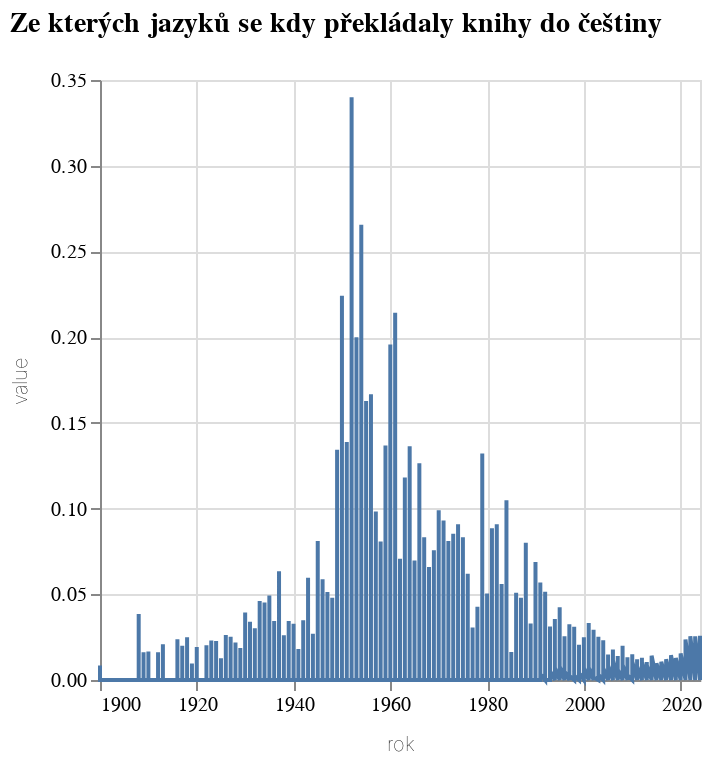

Source (notebook cell):
### Code cell
alt.Chart(do_grafu, title={'text': titulek}, width=300).mark_line().encode(
    alt.X("rok:T"    ),
    alt.Y('value:Q'    ))

### Figure 1 — Vega-Lite specification as saved in the notebook (floating-point values rounded to 4 significant figures; data arrays with more than 128 entries replaced by an {"elided": "..."} marker saying what was removed)
{"config": {"title": {"font": "Noticia Text", "fontSize": 14, "anchor": "start", "fontWeight": "bolder", "subtitleFont": "Noticia Text", "subtitleFontSize": 12, "subtitleFontWeight": "lighter", "subtitlePadding": 12, "dy": -12}, "axis": {"labelFont": "Asap", "titleFont": "Asap", "fontWeight": "lighter", "titleFontWeight": "lighter", "labelFontSize": 10, "titleFontSize": 10, "labelPadding": 2, "titlePadding": 10}, "legend": {"labelFont": "Asap", "labelFontWeight": "normal", "titleFont": "Asap", "titleFontWeight": "normal", "labelFontSize": 10, "titleFontSize": 10}}, "data": {"name": "data-31331c1b5bd7698fab81220219957d6e"}, "mark": {"type": "line"}, "encoding": {"x": {"field": "rok", "type": "temporal"}, "y": {"field": "value", "type": "quantitative"}}, "title": {"text": "Ze kterých jazyků se kdy překládaly knihy do češtiny"}, "width": 300, "$schema": "https://vega.github.io/schema/vega-lite/v5.8.0.json", "datasets": {"data-31331c1b5bd7698fab81220219957d6e": {"elided": "2000 records"}}}
